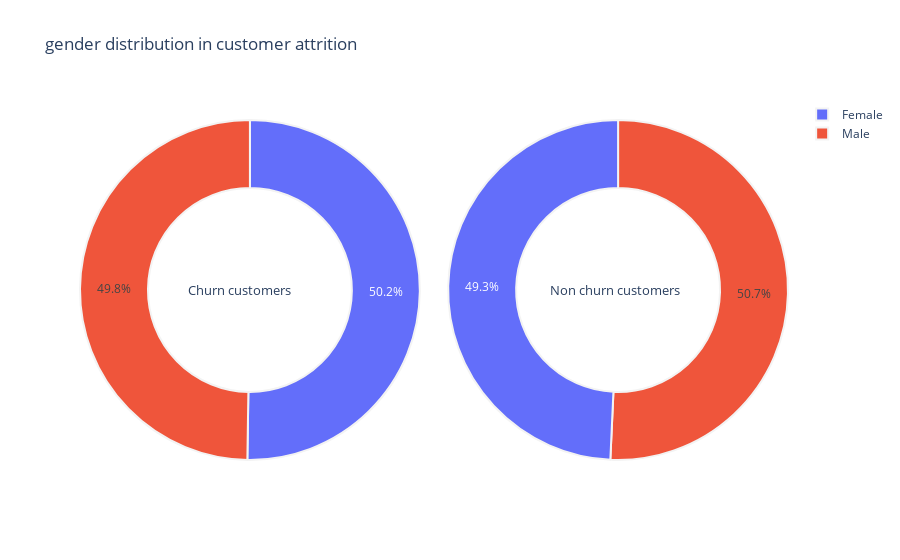
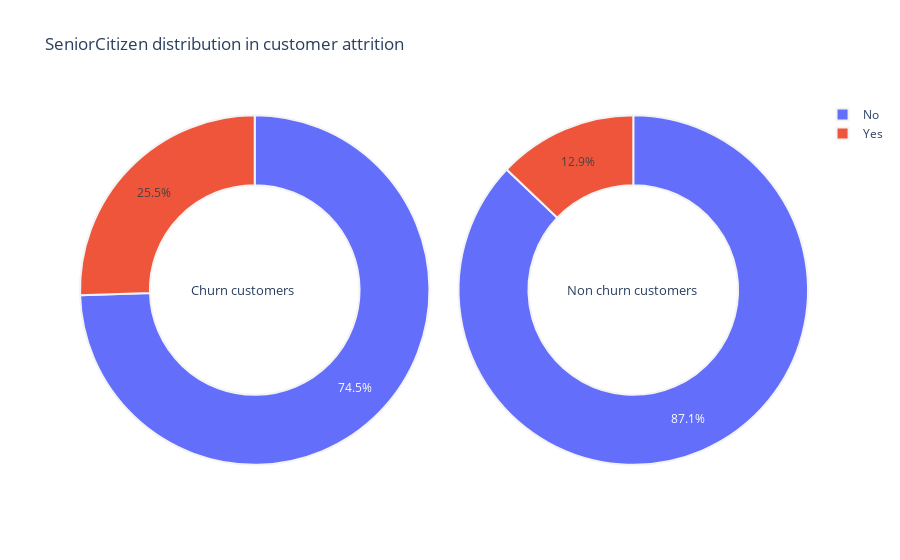
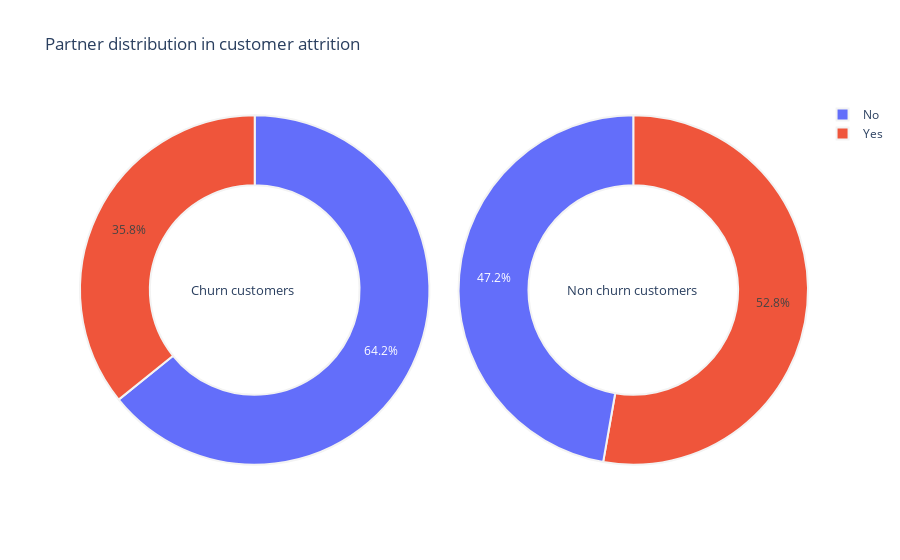
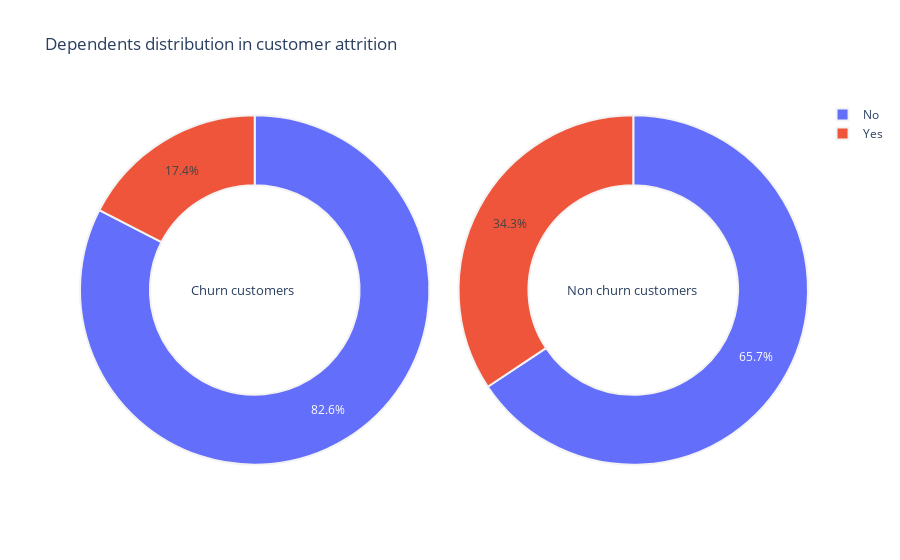

The code cell stored with these charts, in order, in its notebook:
### Code cell
def plot_pie(column):
    trace1=go.Pie(values=churn[column].value_counts().values.tolist(),
                 labels=churn[column].value_counts().keys().tolist(),
                 hoverinfo='label+percent+name',
                 name='Churn Customers',
                 domain  = dict(x = [0,.48]),
                 marker=dict(line=dict(width=2,color='rgb(243,243,243)')),
                 hole=.6)
    trace2=go.Pie(values=no_churn[column].value_counts().values.tolist(),
                 labels=no_churn[column].value_counts().keys().tolist(),
                 hoverinfo='label+percent+name',
                 domain  = dict(x = [.52,1]),
                 name='Non Churn Customers',
                 marker=dict(line=dict(width=2,color='rgb(243,243,243)')),
                 hole=.6)
    layout=go.Layout(dict(title=column+' distribution in customer attrition',
                         annotations=[dict(text='Churn customers',
                                           font=dict(size=13),
                                           showarrow=False,
                                     x=.15,y=.5),
                        dict(text='Non churn customers',
                                         font=dict(size=13),
                                         showarrow=False,
                                      x=.85,y=.5)
                                     ]))
    data=[trace1,trace2]
    fig=go.Figure(data=data,layout=layout)
    py.iplot(fig)

    
for i in cat_cols:
    plot_pie(i)

### Figure 1 — Plotly figure (JSON) as saved in the notebook; plotly's stock layout.template omitted (floating-point values rounded to 4 significant figures)
{"data": [{"domain": {"x": [0, 0.48]}, "hole": 0.6, "hoverinfo": "label+percent+name", "labels": ["Female", "Male"], "marker": {"line": {"color": "rgb(243,243,243)", "width": 2}}, "name": "Churn Customers", "type": "pie", "values": [939, 930]}, {"domain": {"x": [0.52, 1]}, "hole": 0.6, "hoverinfo": "label+percent+name", "labels": ["Male", "Female"], "marker": {"line": {"color": "rgb(243,243,243)", "width": 2}}, "name": "Non Churn Customers", "type": "pie", "values": [2619, 2544]}], "layout": {"annotations": [{"font": {"size": 13}, "showarrow": false, "text": "Churn customers", "x": 0.15, "y": 0.5}, {"font": {"size": 13}, "showarrow": false, "text": "Non churn customers", "x": 0.85, "y": 0.5}], "title": {"text": "gender distribution in customer attrition"}}}

### Figure 2 — Plotly figure (JSON) as saved in the notebook; plotly's stock layout.template omitted (floating-point values rounded to 4 significant figures)
{"data": [{"domain": {"x": [0, 0.48]}, "hole": 0.6, "hoverinfo": "label+percent+name", "labels": ["No", "Yes"], "marker": {"line": {"color": "rgb(243,243,243)", "width": 2}}, "name": "Churn Customers", "type": "pie", "values": [1393, 476]}, {"domain": {"x": [0.52, 1]}, "hole": 0.6, "hoverinfo": "label+percent+name", "labels": ["No", "Yes"], "marker": {"line": {"color": "rgb(243,243,243)", "width": 2}}, "name": "Non Churn Customers", "type": "pie", "values": [4497, 666]}], "layout": {"annotations": [{"font": {"size": 13}, "showarrow": false, "text": "Churn customers", "x": 0.15, "y": 0.5}, {"font": {"size": 13}, "showarrow": false, "text": "Non churn customers", "x": 0.85, "y": 0.5}], "title": {"text": "SeniorCitizen distribution in customer attrition"}}}

### Figure 3 — Plotly figure (JSON) as saved in the notebook; plotly's stock layout.template omitted (floating-point values rounded to 4 significant figures)
{"data": [{"domain": {"x": [0, 0.48]}, "hole": 0.6, "hoverinfo": "label+percent+name", "labels": ["No", "Yes"], "marker": {"line": {"color": "rgb(243,243,243)", "width": 2}}, "name": "Churn Customers", "type": "pie", "values": [1200, 669]}, {"domain": {"x": [0.52, 1]}, "hole": 0.6, "hoverinfo": "label+percent+name", "labels": ["Yes", "No"], "marker": {"line": {"color": "rgb(243,243,243)", "width": 2}}, "name": "Non Churn Customers", "type": "pie", "values": [2724, 2439]}], "layout": {"annotations": [{"font": {"size": 13}, "showarrow": false, "text": "Churn customers", "x": 0.15, "y": 0.5}, {"font": {"size": 13}, "showarrow": false, "text": "Non churn customers", "x": 0.85, "y": 0.5}], "title": {"text": "Partner distribution in customer attrition"}}}

### Figure 4 — Plotly figure (JSON) as saved in the notebook; plotly's stock layout.template omitted (floating-point values rounded to 4 significant figures)
{"data": [{"domain": {"x": [0, 0.48]}, "hole": 0.6, "hoverinfo": "label+percent+name", "labels": ["No", "Yes"], "marker": {"line": {"color": "rgb(243,243,243)", "width": 2}}, "name": "Churn Customers", "type": "pie", "values": [1543, 326]}, {"domain": {"x": [0.52, 1]}, "hole": 0.6, "hoverinfo": "label+percent+name", "labels": ["No", "Yes"], "marker": {"line": {"color": "rgb(243,243,243)", "width": 2}}, "name": "Non Churn Customers", "type": "pie", "values": [3390, 1773]}], "layout": {"annotations": [{"font": {"size": 13}, "showarrow": false, "text": "Churn customers", "x": 0.15, "y": 0.5}, {"font": {"size": 13}, "showarrow": false, "text": "Non churn customers", "x": 0.85, "y": 0.5}], "title": {"text": "Dependents distribution in customer attrition"}}}
